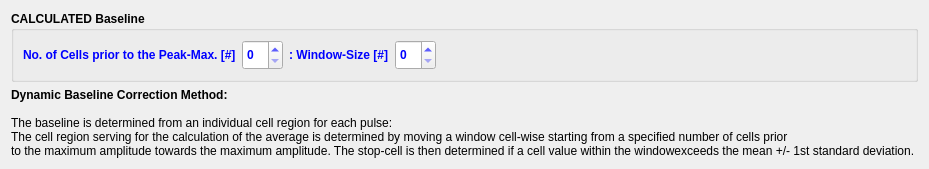
                        <widget class="QWidget" name="page_4">
                         <layout class="QVBoxLayout" name="verticalLayout_46">
                          <item>
                           <widget class="QGroupBox" name="groupBox_21">
                            <property name="font">
                             <font>
                              <weight>75</weight>
                              <bold>true</bold>
                             </font>
                            </property>
                            <property name="title">
                             <string>CALCULATED Baseline</string>
                            </property>
                            <layout class="QHBoxLayout" name="horizontalLayout_65">
                             <item>
                              <widget class="QLabel" name="label_153">
                               <property name="font">
                                <font>
                                 <weight>75</weight>
                                 <bold>true</bold>
                                </font>
                               </property>
                               <property name="styleSheet">
                                <string notr="true">color: blue</string>
                               </property>
                               <property name="text">
                                <string>No. of Cells prior to the Peak-Max. [#]</string>
                               </property>
                              </widget>
                             </item>
                             <item>
                              <widget class="QSpinBox" name="spinBox_baseLineStartCellPeakMax_B">
                               <property name="minimumSize">
                                <size>
                                 <width>0</width>
                                 <height>30</height>
                                </size>
                               </property>
                               <property name="font">
                                <font>
                                 <weight>75</weight>
                                 <bold>true</bold>
                                </font>
                               </property>
                               <property name="styleSheet">
                                <string notr="true">color: blue</string>
                               </property>
                              </widget>
                             </item>
                             <item>
                              <widget class="QLabel" name="label_154">
                               <property name="font">
                                <font>
                                 <weight>75</weight>
                                 <bold>true</bold>
                                </font>
                               </property>
                               <property name="styleSheet">
                                <string notr="true">color: blue</string>
                               </property>
                               <property name="text">
                                <string>: Window-Size [#]</string>
                               </property>
                              </widget>
                             </item>
                             <item>
                              <widget class="QSpinBox" name="spinBox_baseLine_window_B">
                               <property name="minimumSize">
                                <size>
                                 <width>0</width>
                                 <height>30</height>
                                </size>
                               </property>
                               <property name="font">
                                <font>
                                 <weight>75</weight>
                                 <bold>true</bold>
                                </font>
                               </property>
                               <property name="styleSheet">
                                <string notr="true">color: blue</string>
                               </property>
                              </widget>
                             </item>
                             <item>
                              <spacer name="horizontalSpacer_45">
                               <property name="orientation">
                                <enum>Qt::Horizontal</enum>
                               </property>
                               <property name="sizeHint" stdset="0">
                                <size>
                                 <width>33</width>
                                 <height>20</height>
                                </size>
                               </property>
                              </spacer>
                             </item>
                            </layout>
                           </widget>
                          </item>
                          <item>
                           <widget class="QLabel" name="label_158">
                            <property name="text">
                             <string>&lt;b&gt;Dynamic Baseline Correction Method:&lt;/b&gt;&lt;br&gt;&lt;br&gt; 
The baseline is determined from an individual cell region for each pulse:&lt;br&gt;
The cell region serving for the calculation of the average is determined by
moving a window cell-wise starting from a specified number of cells prior&lt;br&gt;to the maximum amplitude towards the maximum amplitude. The stop-cell is then determined if a cell value within the windowexceeds the mean +/- 1st standard deviation. </string>
                            </property>
                           </widget>
                          </item>
                         </layout>
                        </widget>
